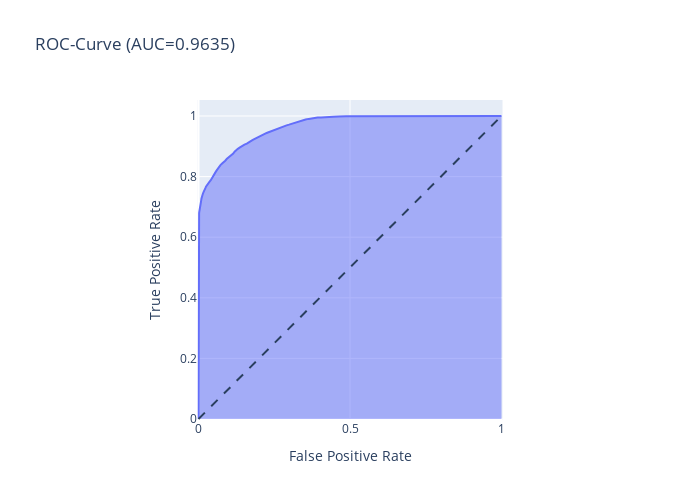

Source (notebook cell):
### Markdown cell above
#### Entscheidung für Over- oder Undersampling

### Code cell
from sklearn.metrics import confusion_matrix, roc_curve
### Undersampling ###
rand_for = RandomForestClassifier(n_jobs=-1, random_state=41)

rand_for.fit(X_train_SMOTE, y_train_SMOTE)

res = rand_for.predict(X_test_SMOTE)
resa = rand_for.predict_proba(X_test_SMOTE)[:,1]

confusion_matrix(y_test_SMOTE, res)
fpr, tpr, _ = roc_curve(y_test_SMOTE, resa)
auc_score = roc_auc_score(y_test_SMOTE, resa)


fig = px.area(
    x=fpr, y=tpr,
    title=f'ROC-Curve (AUC={auc(fpr, tpr):.4f})',
    labels=dict(x='False Positive Rate', y='True Positive Rate'),
    width=700, height=500
)


fig.add_shape(
    type='line', line=dict(dash='dash'),
    x0=0, x1=1, y0=0, y1=1
)


fig.update_yaxes(scaleanchor="x", scaleratio=1)
fig.update_xaxes(constrain='domain')

fig.show()

### Figure 1 — Plotly figure (JSON) as saved in the notebook; plotly's stock layout.template omitted (floating-point values rounded to 4 significant figures)
{"data": [{"hovertemplate": "False Positive Rate=%{x}<br>True Positive Rate=%{y}<extra></extra>", "legendgroup": "", "line": {"color": "#636efa"}, "marker": {"symbol": "circle"}, "mode": "lines", "name": "", "orientation": "v", "showlegend": false, "stackgroup": "1", "type": "scatter", "x": [0, 0, 0, 0, 0, 0, 0.0001493, 0.0001493, 0.0001493, 0.0001493, 0.0001493, 0.0004478, 0.0007464, 0.0008957, 0.001194, 0.001194, 0.001493, 0.001642, 0.00209, 0.002687, 0.003284, 0.00403, 0.004926, 0.005523, 0.006419, 0.007762, 0.008957, 0.009852, 0.01075, 0.01224, 0.01418, 0.01627, 0.01881, 0.0197, 0.02269, 0.02463, 0.02672, 0.03015, 0.03359, 0.03657, 0.04001, 0.04314, 0.04523, 0.04777, 0.05031, 0.05314, 0.05628, 0.06001, 0.06419, 0.06897, 0.0724, 0.07792, 0.08359, 0.08822, 0.09375, 0.09807, 0.1036, 0.1091, 0.1146, 0.1191, 0.1239, 0.1297, 0.1369, 0.1452, 0.1517, 0.1594, 0.1647, 0.1726, 0.1793, 0.1869, 0.1961, 0.2036, 0.2114, 0.22, 0.2269, 0.2356, 0.2438, 0.2523, 0.2597, 0.2663, 0.2739, 0.2808, 0.2906, 0.2989, 0.3068, 0.3135, 0.3203, 0.3298, 0.3374, 0.3459, 0.3535, 0.3638, 0.3726, 0.3826, 0.3929, 0.4044, 0.4168, 0.4283, 0.445, 0.4623, 0.4881, 1], "xaxis": "x", "y": [0, 0.5235, 0.5635, 0.581, 0.5913, 0.5995, 0.6096, 0.6165, 0.6241, 0.6322, 0.6383, 0.6435, 0.6485, 0.6529, 0.6598, 0.6661, 0.6697, 0.6752, 0.6797, 0.6841, 0.6901, 0.6964, 0.7019, 0.7064, 0.7117, 0.7156, 0.7216, 0.7274, 0.7331, 0.7382, 0.7426, 0.7482, 0.7524, 0.7562, 0.7619, 0.7667, 0.7703, 0.7746, 0.7783, 0.7831, 0.7871, 0.7931, 0.7983, 0.8028, 0.8067, 0.8104, 0.8147, 0.8206, 0.8271, 0.833, 0.8379, 0.8431, 0.847, 0.8524, 0.8586, 0.8618, 0.8664, 0.8718, 0.8761, 0.8821, 0.887, 0.8918, 0.8964, 0.9022, 0.9055, 0.9086, 0.9131, 0.917, 0.9212, 0.9255, 0.9301, 0.9346, 0.9382, 0.9418, 0.9448, 0.9484, 0.9507, 0.9542, 0.9569, 0.9601, 0.9631, 0.9666, 0.9691, 0.9715, 0.9743, 0.9764, 0.9781, 0.9804, 0.984, 0.9866, 0.9887, 0.9904, 0.9921, 0.9936, 0.9949, 0.9952, 0.9967, 0.9969, 0.9979, 0.9987, 0.9993, 1], "yaxis": "y"}], "layout": {"height": 500, "legend": {"tracegroupgap": 0}, "shapes": [{"line": {"dash": "dash"}, "type": "line", "x0": 0, "x1": 1, "y0": 0, "y1": 1}], "title": {"text": "ROC-Curve (AUC=0.9635)"}, "width": 700, "xaxis": {"anchor": "y", "constrain": "domain", "domain": [0, 1], "title": {"text": "False Positive Rate"}}, "yaxis": {"anchor": "x", "domain": [0, 1], "scaleanchor": "x", "scaleratio": 1, "title": {"text": "True Positive Rate"}}}}
